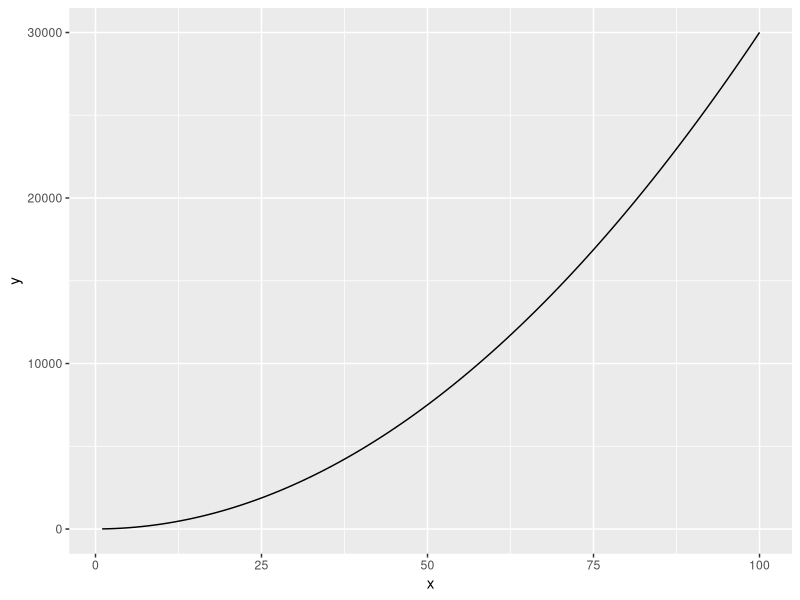
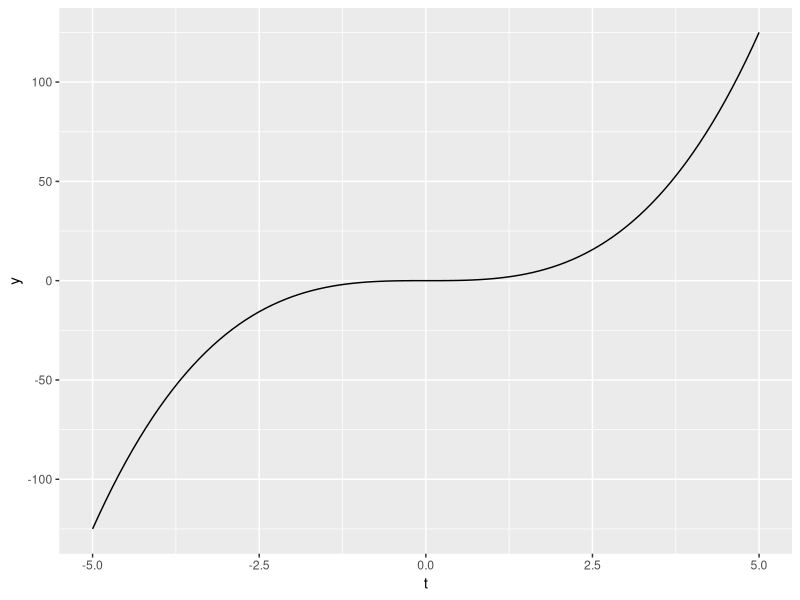
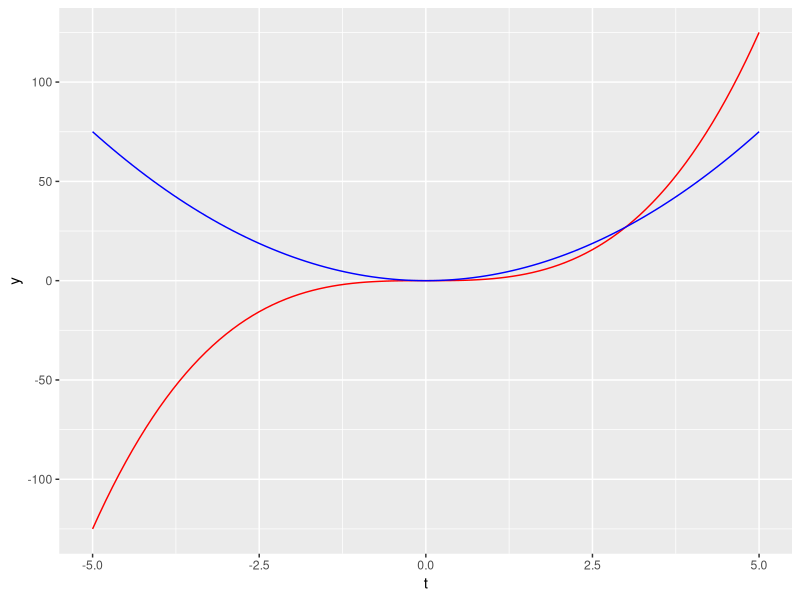

The R source for these figures, in order:
#partial practice

library(tidyverse)
library(ggplot2)

# defining a function 
eq1 <- function(x) {
  3 * x^2 + 4
}


# create values to evaluate function over 

my_data_range <- data.frame(x = c(1, 100))

# plot as a continuous curve over a specific range using 'geom_function()'

ggplot(data = my_data_range, aes( x = x)) + 
  geom_function(fun = eq1) 

# create a new function 

ct <- function(t) {
  t^3
}


#create data frame with range of values
my_data_range <- data.frame(t = c(-5,5))

#plot 

ggplot(data = my_data_range, aes(x = t)) + 
  geom_function(fun = ct)


# find derivative 

dc_dt <- D(expr = expression(t^3), name = "t") 
dc_dt


dc_dt_fun <- function(t) {
  3 * t^2}

ggplot(data = my_data_range, aes(x = t)) + 
  geom_function(fun = ct, color = "red") + 
  geom_function(fun = dc_dt_fun, color = "blue")

# create the expression 
f_xyz <- expression(2 * x * y - 3 * x^2 * z^3)

#partial derivative 

df_dx <- D(expr = f_xyz, name = "x")
df_dx


df_dy <- D(expr = f_xyz, name = "y")
df_dy

df_dz <- D(expr = f_xyz, name = "z")
df_dz

